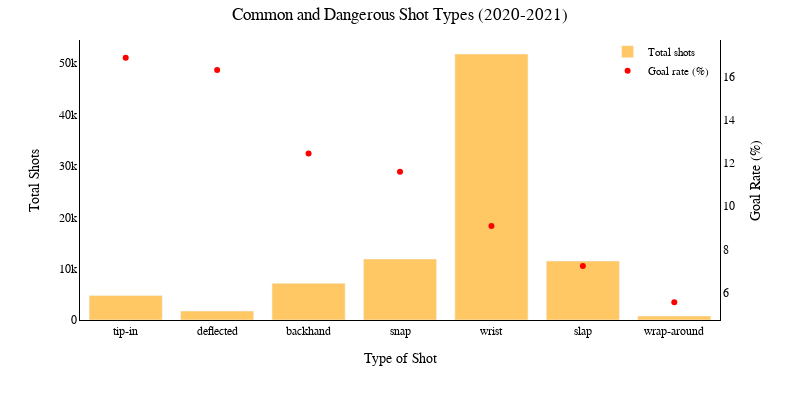

The notebook cell saved with this chart:
### Markdown cell above
### First Figure_choice

### Code cell
order = ratios.sort_values(ascending=False).index

ratios_sorted = ratios.loc[order]
sums_shots_sorted = sums_shots.loc[order]

fig = go.Figure()

# Bar: total shots
fig.add_trace(go.Bar(
    x=sums_shots_sorted.index.astype(str),
    y=sums_shots_sorted.values,
    name="Total shots",
    marker_color="orange",
    opacity=0.6,
    yaxis="y1"
))

# Markers: ratio (%) of goals, second axis
fig.add_trace(go.Scatter(
    x=ratios_sorted.index.astype(str),
    y=ratios_sorted.values,
    name="Goal rate (%)",
    mode="markers",
    marker=dict(color="red"),
    yaxis="y2"
))


family_titles="Times New Roman"
fig.update_layout(
    plot_bgcolor="white",
    paper_bgcolor="white",
    title=dict(
    text="Common and Dangerous Shot Types (2020-2021)",
    font=dict(size=17, family=family_titles, color="black"), 
    x=0.5,
    pad=dict(t=1)

    ),
    xaxis=dict(
        title=dict(
            text="Type of Shot",
            font=dict(size=14, family=family_titles, color="black")
        ),
        tickfont=dict(size=12, family=family_titles, color="black"),
        showgrid=False,
        zeroline=False,      
        showline=True,       
        linecolor="black",   
        linewidth=1        
    ),
    yaxis=dict(
        title=dict(
            text="Total Shots",
            font=dict(size=14, family=family_titles, color="black")
        ),
        tickfont=dict(size=12, family=family_titles, color="black"),
        showgrid=False,
        zeroline=False,      
        showline=True,       
        linecolor="black",   
        linewidth=1        
    ),
    yaxis2=dict(
        title=dict(
            text="Goal Rate (%)",
            font=dict(size=14, family=family_titles, color="black")
        ),
        tickfont=dict(size=12, family=family_titles, color="black"),
        overlaying="y",
        side="right",
        showgrid=False,
        zeroline=False,      
        showline=True,       
        linecolor="black",   
        linewidth=1        
    ),
    legend=dict(
        x=0.99, y=1.01,              
        xanchor="right", yanchor="top",
        font=dict(size=11, family=family_titles, color="black"),
        bgcolor="rgba(255,255,255,0.5)"  # optional background
    ),
    barmode="group",
    margin=dict(t=40)
    )

fig.update_layout(width=800, height=400)
fig.write_image(OUT_PATH_VIS+"Shot_Types_2020_2021.svg")
fig.write_image(OUT_PATH_VIS+"Shot_Types_2020_2021.png", scale=5)
fig.write_html(OUT_PATH_VIS + "Shot_Types_2020_2021.html", include_plotlyjs="cdn", full_html=False)
fig.show()

### Figure 1 — Plotly figure (JSON) as saved in the notebook; plotly's stock layout.template omitted (floating-point values rounded to 4 significant figures)
{"data": [{"marker": {"color": "orange"}, "name": "Total shots", "opacity": 0.6, "type": "bar", "x": ["tip-in", "deflected", "backhand", "snap", "wrist", "slap", "wrap-around"], "y": [4756, 1739, 7149, 11875, 51806, 11481, 776], "yaxis": "y"}, {"marker": {"color": "red"}, "mode": "markers", "name": "Goal rate (%)", "type": "scatter", "x": ["tip-in", "deflected", "backhand", "snap", "wrist", "slap", "wrap-around"], "y": [16.9, 16.33, 12.45, 11.6, 9.08, 7.23, 5.54], "yaxis": "y2"}], "layout": {"barmode": "group", "height": 400, "legend": {"bgcolor": "rgba(255,255,255,0.5)", "font": {"color": "black", "family": "Times New Roman", "size": 11}, "x": 0.99, "xanchor": "right", "y": 1.01, "yanchor": "top"}, "margin": {"t": 40}, "paper_bgcolor": "white", "plot_bgcolor": "white", "title": {"font": {"color": "black", "family": "Times New Roman", "size": 17}, "pad": {"t": 1}, "text": "Common and Dangerous Shot Types (2020-2021)", "x": 0.5}, "width": 800, "xaxis": {"linecolor": "black", "linewidth": 1, "showgrid": false, "showline": true, "tickfont": {"color": "black", "family": "Times New Roman", "size": 12}, "title": {"font": {"color": "black", "family": "Times New Roman", "size": 14}, "text": "Type of Shot"}, "zeroline": false}, "yaxis": {"linecolor": "black", "linewidth": 1, "showgrid": false, "showline": true, "tickfont": {"color": "black", "family": "Times New Roman", "size": 12}, "title": {"font": {"color": "black", "family": "Times New Roman", "size": 14}, "text": "Total Shots"}, "zeroline": false}, "yaxis2": {"linecolor": "black", "linewidth": 1, "overlaying": "y", "showgrid": false, "showline": true, "side": "right", "tickfont": {"color": "black", "family": "Times New Roman", "size": 12}, "title": {"font": {"color": "black", "family": "Times New Roman", "size": 14}, "text": "Goal Rate (%)"}, "zeroline": false}}}
